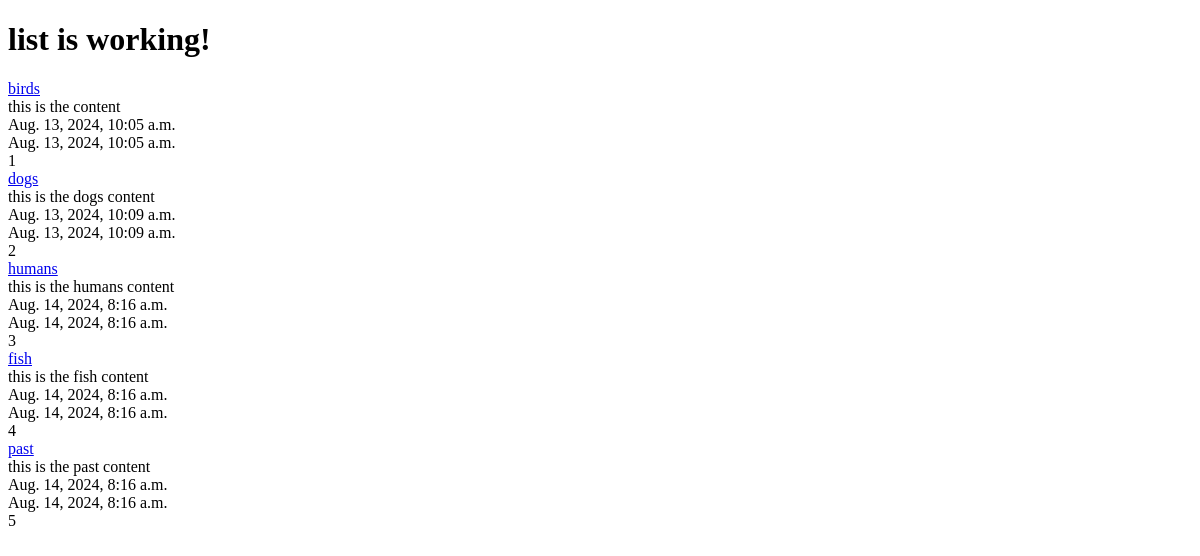
/posts/, run on an earlier commit of the app's database.
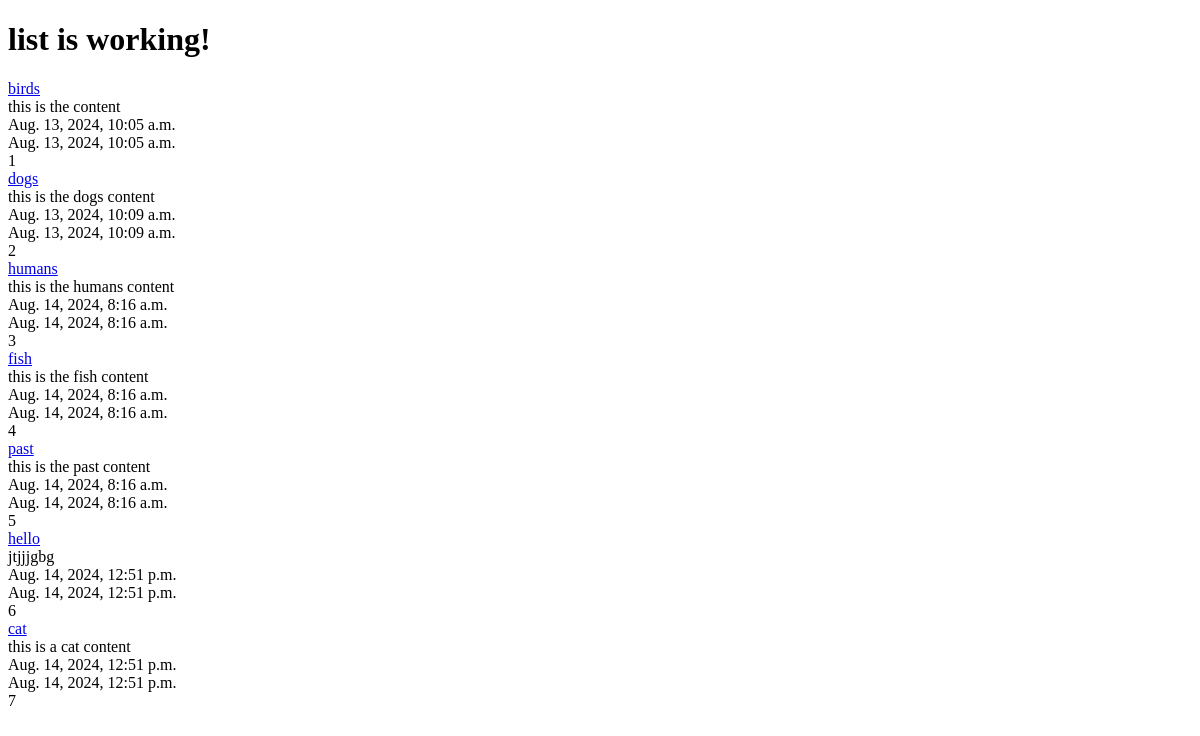
And on a later commit of the database.
### posts/models.py (models this page shows, shortened)
class Post(models.Model):
    title = models.CharField(max_length=200)
    content = models.TextField()
    created_at = models.DateTimeField(auto_now_add=True, auto_now=False)
    updated_at = models.DateTimeField(auto_now=True, auto_now_add=False)
    def get_absolute_url(self):
        return reverse('posts:detail', args=[str(self.id)])

### posts/views.py (the view)
# urls.py: path('', views.post_list, name='list'),
def post_list(request):
    queryset = Post.objects.all()
    context = {
        "object_list": queryset,
        "title": "list"
    }
    return render(request, "index.html", context)

### templates/index.html (shortened to what this page needs)
<!DOCTYPE html>
<html lang="en">
<head>
</head>
<body>
    <h1>{{ title }} is working!</h1>
    {% for obj in object_list %}
    <a href='{{ obj.get_absolute_url }}' >{{ obj.title }}</a><br/>
    {{ obj.content }}<br/>
    {{ obj.updated_at }}<br/>
    {{ obj.updated_at }}<br/>
    {{ obj.id }}<br/>
    {% endfor %}
</body>
</html>

What changed in the data, as far as the page shows it:
added Post: title "hello", content "jtjjjgbg", updated_at "Aug. 14, 2024, 12:51 p.m.", id "6"
added Post: title "cat", content "this is a cat content", updated_at "Aug. 14, 2024, 12:51 p.m.", id "7"
